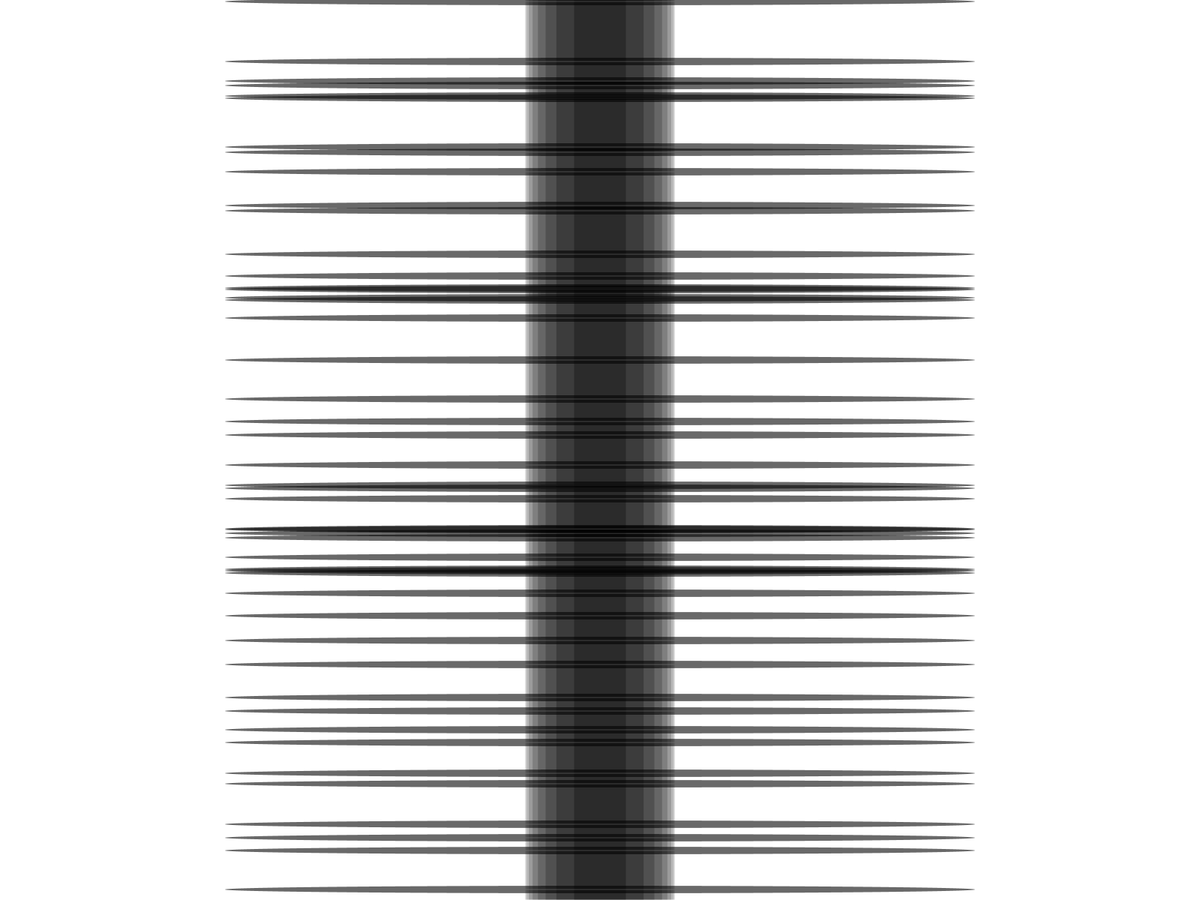
Frame 1 (no input)
Frame 60 (the mouse pressed at the canvas centre just before this capture): identical to frame 1, image omitted
Frame 120 (the mouse held since frame 60 and released just before this capture): identical to frame 1, image omitted

The Processing sketch that drew this single still picture (run headless with seeded random() and noise(); from frame 60 on, the mouse is pressed at the canvas centre):

// Processing sketch: computation_1
// ── computation_1.pde
void setup() {
  fullScreen();

  background(255, 255, 255);
  
  fill(0, 0, 0, 150);
  noStroke();
  for (int step = 0; step < 1200; step = step + 1) {
    float myRandomNumber = random(0, 10);
    if (myRandomNumber < 9.5) {
      ellipse(width/2, step, 200, 2);
    } else {
      ellipse(width/2, step, 1000, 10);
    }
  }
}

void draw() {
}
